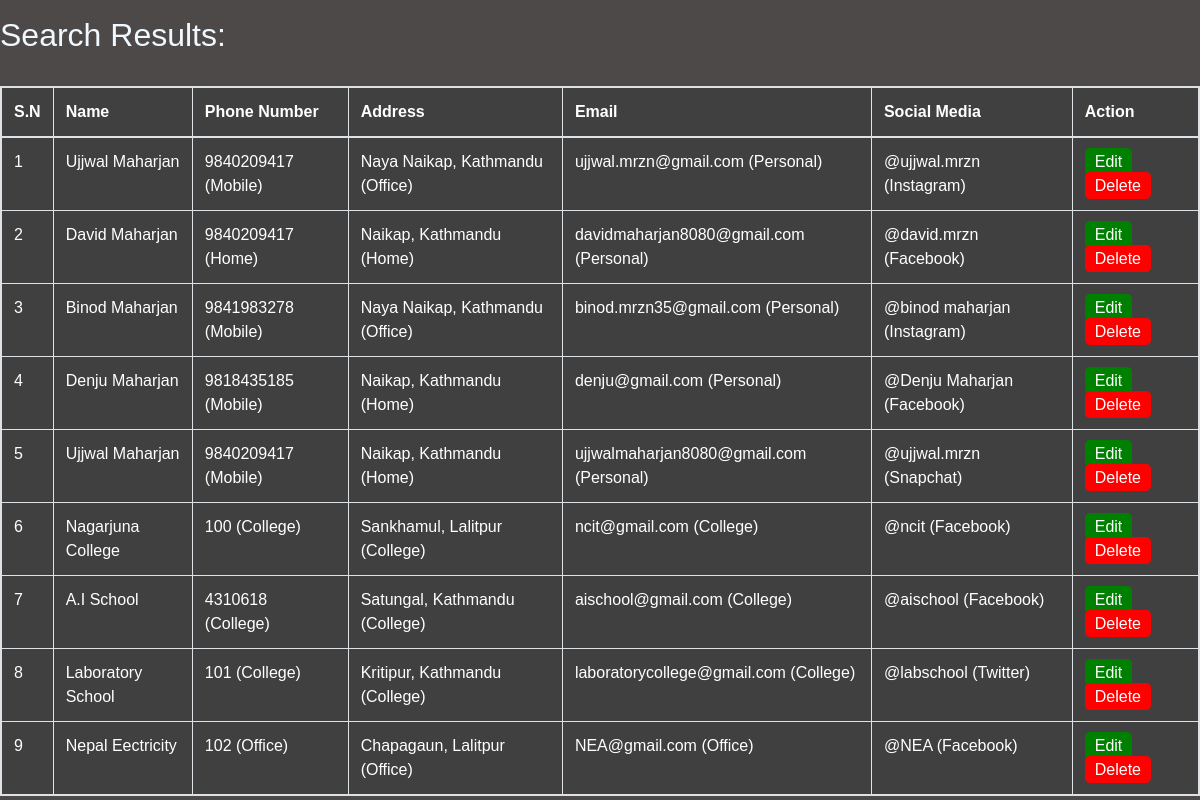
Page /all/ on the committed database.
### accounts/models.py (models this page shows, shortened)
class Person(models.Model):
    id = models.AutoField(primary_key=True)
    first_name = models.CharField(max_length=20 , null=True)
    last_name = models.CharField(max_length=15 , null=True)
    phone = models.ForeignKey(Phone, null=True , on_delete= models.SET_NULL)
    address = models.ForeignKey(Address, null=True , on_delete= models.SET_NULL)
    email = models.ForeignKey(Email, null=True , on_delete= models.SET_NULL)
    media = models.ForeignKey(SocialMedia, null=True , on_delete= models.SET_NULL)

class Phone(models.Model):
    TYPE = (
        ('Home' , 'Home'),
        ('Mobile' , 'Mobile'),
        ('Office' , 'Office'),
        ('College' , 'College'),
    )
    Number = models.IntegerField( null=True )
    Number_type = models.CharField(max_length=200 , null=True , choices=TYPE )

class Address(models.Model):
    TYPE = (
        ('Home' , 'Home'),
        ('Office' , 'Office'),
        ('College' , 'College')
    )
    Address = models.CharField(max_length=200 , null=True)
    Address_type= models.CharField(max_length=200 , null=True , choices=TYPE )
    def __str__(self):
        return str(self.Address)

class Email(models.Model):
    TYPE = (
        ('Home' , 'Home'),
        ('Personal' , 'Personal'),
        ('Office' , 'Office'),
        ('College' , 'College')
    )
    email = models.CharField(max_length=200 , null=True)
    email_type = models.CharField(max_length=200 , null=True , choices=TYPE )

class SocialMedia(models.Model):
    APP = (
        ('Facebook' , 'Facebook'),
        ('Instagram' , 'Instagram'),
        ('Twitter' , 'Twitter'),
        ('Linkdin' , 'Linkdlin'),
        ('Snapchat' , 'Snapchat'),
        ('WeChat' , 'WeChat'),
        ('Discord' , 'Discord'),
    )
    User_Name = models.CharField(max_length=200 , null=True)
    Linked_App = models.CharField(max_length=200 , null=True , choices=APP )

### accounts/views.py (the view)
# urls.py: path('all/', views.all),
def all(request):
    per = Person.objects.all()
    return render(request, 'accounts/all.html' , {'per' : per})

### accounts/templates/accounts/all.html (shortened to what this page needs)
{% extends 'accounts/search.html' %}
{% block content %}
<div class="cointainer my-3">
    <h2>Search Results:</h2>
<br>
        <div class="table table-bordered">
            <table>
                    <thead-light>
                    <tr>
                        <th scope="col">S.N</th>
                        <th scope="col">Name</th>
                        <th scope="col">Phone Number</th>
                        <th scope="col">Address</th>
                        <th scope="col">Email</th>
                        <th scope="col">Social Media</th>
                        <th scope="col">Action</th>
                    </tr>
                <tbody>
                    {% for person in per %}
                    <tr>
                        <td>
                            {{ forloop.counter }}
                        </td>
                        <td>
                            {% if person.first_name and person.last_name %}
                                {{ person.first_name }} {{ person.last_name }}
                            {% else %}
                               Not Available
                            {% endif %}
                        </td>
                        <td>
                            {% if person.phone.Number and person.phone.Number_type %}
                                {{ person.phone.Number }} ({{ person.phone.Number_type }})
                            {% else %}
                               Not Available
                            {% endif %}
                        </td>
                        <td>
                            {% if person.address and person.address.Address_type %}
                                {{ person.address }} ({{ person.address.Address_type}})
                            {% else %}
                               Not Available
                            {% endif %}
                        </td>
                        <td>
                            {% if person.email.email and person.email.email_type %}
                                {{ person.email.email }} ({{ person.email.email_type }})
                            {% else %}
                               Not Available
                            {% endif %}
                        </td>
                        <td>
                            {% if person.media.User_Name and person.media.Linked_App %}
                                @{{ person.media.User_Name }} ({{ person.media.Linked_App}})
                            {% else %}
                               Not Available
                            {% endif %}
                        </td>
                        <td><a href="{%url 'edit' person.id %}" style="background-color: green; color:
                        white; text-decoration: none; padding: 5px 10px; border-radius: 5px;">Edit</a>
                        <a href="{%url 'delete' person.id%}" style="background-color: red;
                        color: white; text-decoration: none; padding: 5px 10px; border-radius: 5px;">Delete</a></td>
                    </tr>
                    {% empty %}
                    <tr>
                        <td colspan="7" >No records found.</td>
                    </tr>
                    {% endfor %}
                </tbody>
            </table>
        </div>
    </div>
{% endblock %}

### accounts/templates/accounts/search.html (style rules this page uses)
* { margin: 0; padding: 0; font-family: sans-serif; box-sizing: border-box; }
body { display: flex; justify-content: center; align-items: middle; height: 100vh; background: rgb(77, 73, 73); }
h2 { color: aliceblue; }
table { color: #ffffff; background-color: #404040; }

### rows in the picture
Person: first_name "Ujjwal", last_name "Maharjan", phone.Number "9840209417", phone.Number_type "Mobile", address "Naya Naikap, Kathmandu", address.Address_type "Office", email.email "ujjwal.mrzn@gmail.com", email.email_type "Personal", media.User_Name "ujjwal.mrzn", media.Linked_App "Instagram"
Person: first_name "David", last_name "Maharjan", phone.Number "9840209417", phone.Number_type "Home", address "Naikap, Kathmandu", address.Address_type "Home", email.email "davidmaharjan8080@gmail.com", email.email_type "Personal", media.User_Name "david.mrzn", media.Linked_App "Facebook"
Person: first_name "Binod", last_name "Maharjan", phone.Number "9841983278", phone.Number_type "Mobile", address "Naya Naikap, Kathmandu", address.Address_type "Office", email.email "binod.mrzn35@gmail.com", email.email_type "Personal", media.User_Name "binod maharjan", media.Linked_App "Instagram"
Person: first_name "Denju", last_name "Maharjan", phone.Number "9818435185", phone.Number_type "Mobile", address "Naikap, Kathmandu", address.Address_type "Home", email.email "denju@gmail.com", email.email_type "Personal", media.User_Name "Denju Maharjan", media.Linked_App "Facebook"
Person: first_name "Ujjwal", last_name "Maharjan", phone.Number "9840209417", phone.Number_type "Mobile", address "Naikap, Kathmandu", address.Address_type "Home", email.email "ujjwalmaharjan8080@gmail.com", email.email_type "Personal", media.User_Name "ujjwal.mrzn", media.Linked_App "Snapchat"
Person: first_name "Nagarjuna", last_name "College", phone.Number "100", phone.Number_type "College", address "Sankhamul, Lalitpur", address.Address_type "College", email.email "ncit@gmail.com", email.email_type "College", media.User_Name "ncit", media.Linked_App "Facebook"
Person: first_name "A.I", last_name "School", phone.Number "4310618", phone.Number_type "College", address "Satungal, Kathmandu", address.Address_type "College", email.email "aischool@gmail.com", email.email_type "College", media.User_Name "aischool", media.Linked_App "Facebook"
Person: first_name "Laboratory", last_name "School", phone.Number "101", phone.Number_type "College", address "Kritipur, Kathmandu", address.Address_type "College", email.email "laboratorycollege@gmail.com", email.email_type "College", media.User_Name "labschool", media.Linked_App "Twitter"
Person: first_name "Nepal", last_name "Eectricity", phone.Number "102", phone.Number_type "Office", address "Chapagaun, Lalitpur", address.Address_type "Office", email.email "NEA@gmail.com", email.email_type "Office", media.User_Name "NEA", media.Linked_App "Facebook"
